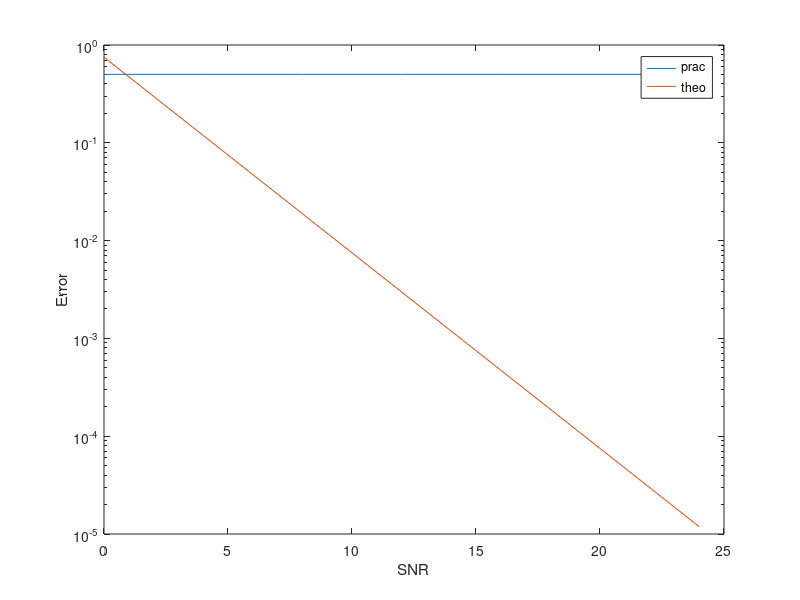

The MATLAB script that drew this image:
clc;
clear all;
close all;

N = 100000;
X = randi([0,1],[1,N]);
L = 2;

for i = 1:N
    if X(i) == 0
        bpsk(i) = -1;
    else
        bpsk(i) = 1;
    end
end

h1 = (1/sqrt(2)).*complex(randn(1,N),randn(1,N));
h2 = (1/sqrt(2)).*complex(randn(1,N),randn(1,N));
n1 = complex(randn(1,N),randn(1,N));
n2 = complex(randn(1,N),randn(1,N));
normsq_h = h1.*conj(h1) + h2.*conj(h2);

SNR_dB = 0:4:24;
l = length(SNR_dB);

for i = 1:l
    SNR_lin(i) = 10^(SNR_dB(i)/10);
    sigma(i) = 1/sqrt(SNR_lin(i));
    y1 = h1.*bpsk + sigma(i)*n1;
    y2 = h2.*bpsk + sigma(i)*n2;
    Dec = ((conj(h1).*y1)+(conj(h2).*y2))./normsq_h;
    for j = 1:N
        if Dec(j) > 0
            X_rcvd(j) = 1;
        else
            X_rcvd(j) = 0;
        end
    end
    e(i) = sum(abs(X-X_rcvd))/N;
    P(i) = nchoosek(2*L-1,L)*(power(1/(2*SNR_lin(i)),L));
end

semilogy(SNR_dB,e);
hold on
semilogy(SNR_dB,P);
xlabel('SNR');ylabel('Error');
%title('SNR vs ERROR');
legend('prac','theo');